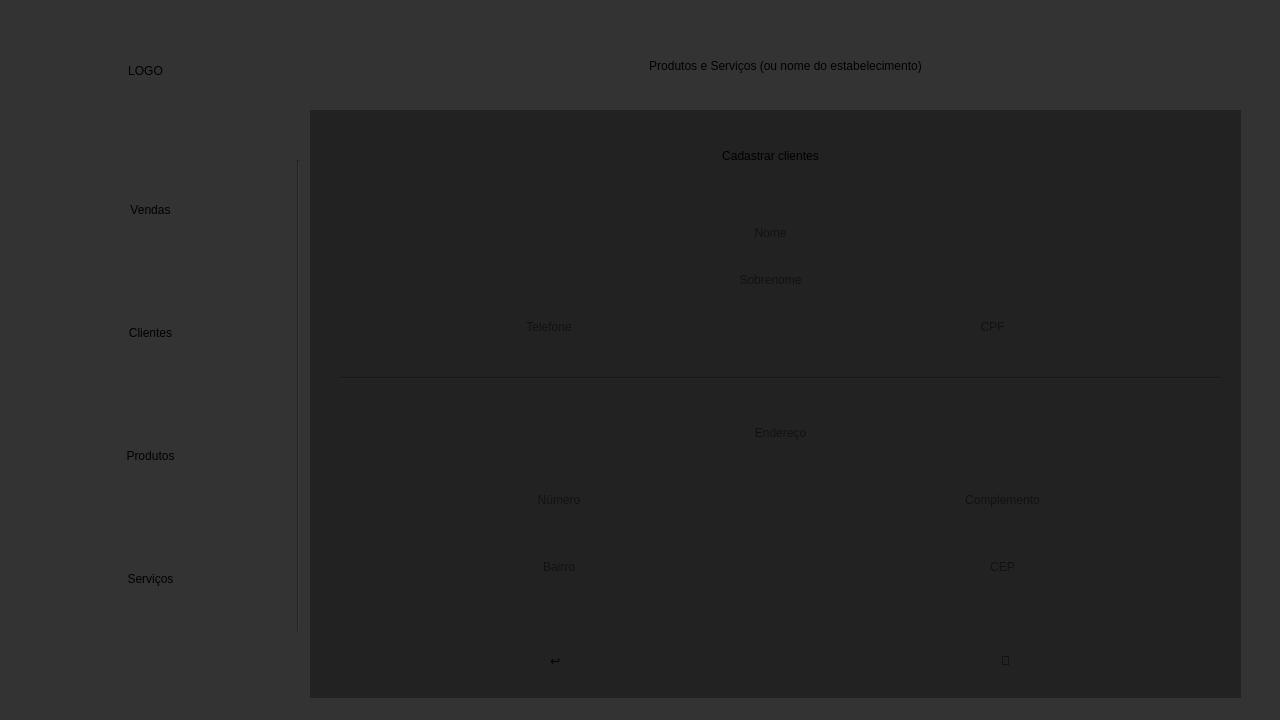
<?xml version="1.0" encoding="UTF-8"?>
<ui version="4.0">
 <class>MainWindow</class>
 <widget class="QMainWindow" name="MainWindow">
  <property name="geometry">
   <rect>
    <x>0</x>
    <y>0</y>
    <width>1280</width>
    <height>720</height>
   </rect>
  </property>
  <property name="minimumSize">
   <size>
    <width>1280</width>
    <height>720</height>
   </size>
  </property>
  <property name="maximumSize">
   <size>
    <width>1920</width>
    <height>1080</height>
   </size>
  </property>
  <property name="windowTitle">
   <string>Produtos e Serviços</string>
  </property>
  <property name="styleSheet">
   <string notr="true">background-color: rgb(51, 51, 51);</string>
  </property>
  <widget class="QWidget" name="centralwidget">
   <widget class="QWidget" name="verticalLayoutWidget">
    <property name="geometry">
     <rect>
      <x>40</x>
      <y>130</y>
      <width>221</width>
      <height>531</height>
     </rect>
    </property>
    <layout class="QVBoxLayout" name="verticalLayout">
     <item>
      <widget class="QPushButton" name="pushButton">
       <property name="styleSheet">
        <string notr="true">background-color:&quot;Goldenrod&quot;;
font: 30pt &quot;Arial&quot;;
height: 75px;
border-radius: 10px;</string>
       </property>
       <property name="text">
        <string>Vendas</string>
       </property>
      </widget>
     </item>
     <item>
      <widget class="QPushButton" name="pushButton_2">
       <property name="styleSheet">
        <string notr="true">background-color:&quot;Goldenrod&quot;;
font: 30pt &quot;Arial&quot;;
height: 75px;
border-radius: 10px;</string>
       </property>
       <property name="text">
        <string>Clientes</string>
       </property>
      </widget>
     </item>
     <item>
      <widget class="QPushButton" name="pushButton_3">
       <property name="styleSheet">
        <string notr="true">background-color:&quot;Goldenrod&quot;;
font: 30pt &quot;Arial&quot;;
height: 75px;
border-radius: 10px;</string>
       </property>
       <property name="text">
        <string>Produtos</string>
       </property>
      </widget>
     </item>
     <item>
      <widget class="QPushButton" name="pushButton_4">
       <property name="styleSheet">
        <string notr="true">background-color:&quot;Goldenrod&quot;;
font: 30pt &quot;Arial&quot;;
height: 75px;
border-radius: 10px;</string>
       </property>
       <property name="text">
        <string>Serviços</string>
       </property>
      </widget>
     </item>
    </layout>
   </widget>
   <widget class="Line" name="line">
    <property name="geometry">
     <rect>
      <x>273</x>
      <y>160</y>
      <width>51</width>
      <height>471</height>
     </rect>
    </property>
    <property name="styleSheet">
     <string notr="true">
color: rgb(255, 255, 255);</string>
    </property>
    <property name="orientation">
     <enum>Qt::Vertical</enum>
    </property>
   </widget>
   <widget class="QLabel" name="label">
    <property name="geometry">
     <rect>
      <x>40</x>
      <y>30</y>
      <width>211</width>
      <height>81</height>
     </rect>
    </property>
    <property name="styleSheet">
     <string notr="true">background-color: &quot;Goldenrod&quot;;
color: rgb(0, 0, 0);
font: 28pt &quot;MS Shell Dlg 2&quot;;
Border-radius: 20px;</string>
    </property>
    <property name="text">
     <string>LOGO</string>
    </property>
    <property name="alignment">
     <set>Qt::AlignCenter</set>
    </property>
   </widget>
   <widget class="QLabel" name="label_2">
    <property name="geometry">
     <rect>
      <x>340</x>
      <y>20</y>
      <width>891</width>
      <height>91</height>
     </rect>
    </property>
    <property name="styleSheet">
     <string notr="true">color:&quot;Goldenrod&quot;;
font: 28pt &quot;MS Shell Dlg 2&quot;;
Border-radius: 20px;</string>
    </property>
    <property name="text">
     <string>Produtos e Serviços (ou nome do estabelecimento)</string>
    </property>
    <property name="alignment">
     <set>Qt::AlignCenter</set>
    </property>
   </widget>
   <widget class="QStackedWidget" name="hud">
    <property name="geometry">
     <rect>
      <x>310</x>
      <y>110</y>
      <width>931</width>
      <height>601</height>
     </rect>
    </property>
    <property name="styleSheet">
     <string notr="true">background-color:#222;
</string>
    </property>
    <property name="currentIndex">
     <number>2</number>
    </property>
    <widget class="QWidget" name="page">
     <widget class="QLineEdit" name="lineEdit">
      <property name="geometry">
       <rect>
        <x>30</x>
        <y>20</y>
        <width>371</width>
        <height>51</height>
       </rect>
      </property>
      <property name="styleSheet">
       <string notr="true">background-color:&quot;Silver&quot;;
font: 20pt &quot;Arial&quot;;
border-radius: 10px;</string>
      </property>
      <property name="text">
       <string/>
      </property>
      <property name="alignment">
       <set>Qt::AlignCenter</set>
      </property>
      <property name="placeholderText">
       <string>Procurar Cliente</string>
      </property>
     </widget>
     <widget class="QWidget" name="verticalLayoutWidget_2">
      <property name="geometry">
       <rect>
        <x>30</x>
        <y>80</y>
        <width>371</width>
        <height>471</height>
       </rect>
      </property>
      <layout class="QVBoxLayout" name="verticalLayout_2">
       <item>
        <widget class="QLabel" name="label_3">
         <property name="styleSheet">
          <string notr="true">background-color:&quot;Goldenrod&quot;;
font: 10pt &quot;Arial&quot;;
height: 30px;
border-radius: 10px;</string>
         </property>
         <property name="text">
          <string>Serviços</string>
         </property>
         <property name="alignment">
          <set>Qt::AlignCenter</set>
         </property>
        </widget>
       </item>
       <item>
        <widget class="QTableWidget" name="tableWidget">
         <property name="styleSheet">
          <string notr="true">background-color:#555;
Broder-radius:0px;</string>
         </property>
         <property name="verticalScrollBarPolicy">
          <enum>Qt::ScrollBarAsNeeded</enum>
         </property>
         <attribute name="horizontalHeaderCascadingSectionResizes">
          <bool>false</bool>
         </attribute>
         <attribute name="horizontalHeaderDefaultSectionSize">
          <number>60</number>
         </attribute>
         <attribute name="horizontalHeaderStretchLastSection">
          <bool>true</bool>
         </attribute>
         <attribute name="verticalHeaderCascadingSectionResizes">
          <bool>false</bool>
         </attribute>
         <attribute name="verticalHeaderShowSortIndicator" stdset="0">
          <bool>false</bool>
         </attribute>
         <attribute name="verticalHeaderStretchLastSection">
          <bool>false</bool>
         </attribute>
         <column>
          <property name="text">
           <string>ID</string>
          </property>
          <property name="textAlignment">
           <set>AlignCenter</set>
          </property>
         </column>
         <column>
          <property name="text">
           <string>Serviço</string>
          </property>
          <property name="textAlignment">
           <set>AlignCenter</set>
          </property>
         </column>
        </widget>
       </item>
       <item>
        <widget class="QLabel" name="label_7">
         <property name="styleSheet">
          <string notr="true">background-color:&quot;Goldenrod&quot;;
font: 10pt &quot;Arial&quot;;
height: 30px;
border-radius: 10px;</string>
         </property>
         <property name="text">
          <string>Produtos</string>
         </property>
         <property name="alignment">
          <set>Qt::AlignCenter</set>
         </property>
        </widget>
       </item>
       <item>
        <widget class="QTableWidget" name="tableWidget_2">
         <property name="styleSheet">
          <string notr="true">background-color:#555;</string>
         </property>
         <attribute name="horizontalHeaderDefaultSectionSize">
          <number>60</number>
         </attribute>
         <attribute name="horizontalHeaderStretchLastSection">
          <bool>true</bool>
         </attribute>
         <column>
          <property name="text">
           <string>ID</string>
          </property>
         </column>
         <column>
          <property name="text">
           <string>Produto</string>
          </property>
         </column>
        </widget>
       </item>
      </layout>
     </widget>
     <widget class="QPushButton" name="pushButton_5">
      <property name="geometry">
       <rect>
        <x>430</x>
        <y>110</y>
        <width>111</width>
        <height>61</height>
       </rect>
      </property>
      <property name="font">
       <font>
        <family>Arial</family>
        <pointsize>18</pointsize>
        <weight>50</weight>
        <italic>false</italic>
        <bold>false</bold>
       </font>
      </property>
      <property name="styleSheet">
       <string notr="true">background-color:&quot;Goldenrod&quot;;
font: 18pt &quot;Arial&quot;;
height: 75px;
border-radius: 10px;</string>
      </property>
      <property name="text">
       <string>Adcionar</string>
      </property>
     </widget>
     <widget class="QSpinBox" name="spinBox">
      <property name="geometry">
       <rect>
        <x>430</x>
        <y>200</y>
        <width>111</width>
        <height>41</height>
       </rect>
      </property>
      <property name="styleSheet">
       <string notr="true">font: 30pt &quot;Arial&quot;;
background-color: #ccc;
Border-radius: 10px;</string>
      </property>
      <property name="alignment">
       <set>Qt::AlignCenter</set>
      </property>
     </widget>
     <widget class="QWidget" name="verticalLayoutWidget_3">
      <property name="geometry">
       <rect>
        <x>570</x>
        <y>70</y>
        <width>341</width>
        <height>451</height>
       </rect>
      </property>
      <layout class="QVBoxLayout" name="verticalLayout_3">
       <item>
        <widget class="QLabel" name="label_8">
         <property name="styleSheet">
          <string notr="true">background-color:&quot;Goldenrod&quot;;
font: 10pt &quot;Arial&quot;;
height: 30px;
border-radius: 10px;</string>
         </property>
         <property name="text">
          <string>Serviços</string>
         </property>
         <property name="alignment">
          <set>Qt::AlignCenter</set>
         </property>
        </widget>
       </item>
       <item>
        <widget class="QTableWidget" name="tableWidget_4">
         <property name="styleSheet">
          <string notr="true">background-color:#555;</string>
         </property>
         <property name="verticalScrollBarPolicy">
          <enum>Qt::ScrollBarAsNeeded</enum>
         </property>
         <attribute name="horizontalHeaderCascadingSectionResizes">
          <bool>false</bool>
         </attribute>
         <attribute name="horizontalHeaderDefaultSectionSize">
          <number>60</number>
         </attribute>
         <attribute name="horizontalHeaderStretchLastSection">
          <bool>true</bool>
         </attribute>
         <attribute name="verticalHeaderCascadingSectionResizes">
          <bool>false</bool>
         </attribute>
         <attribute name="verticalHeaderShowSortIndicator" stdset="0">
          <bool>false</bool>
         </attribute>
         <attribute name="verticalHeaderStretchLastSection">
          <bool>false</bool>
         </attribute>
         <column>
          <property name="text">
           <string>ID</string>
          </property>
          <property name="textAlignment">
           <set>AlignCenter</set>
          </property>
         </column>
         <column>
          <property name="text">
           <string>Qtd</string>
          </property>
         </column>
         <column>
          <property name="text">
           <string>Serviço</string>
          </property>
          <property name="textAlignment">
           <set>AlignCenter</set>
          </property>
         </column>
        </widget>
       </item>
       <item>
        <widget class="QLabel" name="label_9">
         <property name="styleSheet">
          <string notr="true">background-color:&quot;Goldenrod&quot;;
font: 10pt &quot;Arial&quot;;
height: 30px;
border-radius: 10px;</string>
         </property>
         <property name="text">
          <string>Produtos</string>
         </property>
         <property name="alignment">
          <set>Qt::AlignCenter</set>
         </property>
        </widget>
       </item>
       <item>
        <widget class="QTableWidget" name="tableWidget_3">
         <property name="styleSheet">
          <string notr="true">background-color:#555;</string>
         </property>
         <attribute name="horizontalHeaderDefaultSectionSize">
          <number>60</number>
         </attribute>
         <attribute name="horizontalHeaderStretchLastSection">
          <bool>true</bool>
         </attribute>
         <column>
          <property name="text">
           <string>ID</string>
          </property>
         </column>
         <column>
          <property name="text">
           <string>Qtd</string>
          </property>
         </column>
         <column>
          <property name="text">
           <string>Produto</string>
          </property>
         </column>
        </widget>
       </item>
      </layout>
     </widget>
     <widget class="QPushButton" name="pushButton_6">
      <property name="geometry">
       <rect>
        <x>430</x>
        <y>270</y>
        <width>111</width>
        <height>61</height>
       </rect>
      </property>
      <property name="font">
       <font>
        <family>Arial</family>
        <pointsize>18</pointsize>
        <weight>50</weight>
        <italic>false</italic>
        <bold>false</bold>
       </font>
      </property>
      <property name="styleSheet">
       <string notr="true">background-color:&quot;Goldenrod&quot;;
font: 18pt &quot;Arial&quot;;
height: 75px;
border-radius: 10px;</string>
      </property>
      <property name="text">
       <string>Remover</string>
      </property>
     </widget>
     <widget class="QPushButton" name="pushButton_7">
      <property name="geometry">
       <rect>
        <x>420</x>
        <y>420</y>
        <width>131</width>
        <height>81</height>
       </rect>
      </property>
      <property name="font">
       <font>
        <family>Arial</family>
        <pointsize>20</pointsize>
        <weight>50</weight>
        <italic>false</italic>
        <bold>false</bold>
       </font>
      </property>
      <property name="styleSheet">
       <string notr="true">background-color:&quot;Goldenrod&quot;;
font: 20pt &quot;Arial&quot;;
height: 75px;
border-radius: 10px;</string>
      </property>
      <property name="text">
       <string>Finalizar
Compra</string>
      </property>
     </widget>
     <widget class="QLineEdit" name="lineEdit_2">
      <property name="geometry">
       <rect>
        <x>570</x>
        <y>20</y>
        <width>341</width>
        <height>41</height>
       </rect>
      </property>
      <property name="styleSheet">
       <string notr="true">background-color:&quot;Goldenrod&quot;;
font: 20pt &quot;Arial&quot;;
border-radius: 10px;</string>
      </property>
      <property name="text">
       <string>Carrinho</string>
      </property>
      <property name="alignment">
       <set>Qt::AlignCenter</set>
      </property>
      <property name="placeholderText">
       <string>Procurar Cliente</string>
      </property>
     </widget>
     <widget class="QWidget" name="horizontalLayoutWidget">
      <property name="geometry">
       <rect>
        <x>570</x>
        <y>530</y>
        <width>341</width>
        <height>51</height>
       </rect>
      </property>
      <layout class="QHBoxLayout" name="horizontalLayout">
       <item>
        <widget class="QLabel" name="label_10">
         <property name="styleSheet">
          <string notr="true">background-color:&quot;Goldenrod&quot;;
font: 18pt &quot;Arial&quot;;
height: 75px;
border-radius: 10px;</string>
         </property>
         <property name="text">
          <string>Total</string>
         </property>
         <property name="alignment">
          <set>Qt::AlignCenter</set>
         </property>
        </widget>
       </item>
       <item>
        <widget class="QLabel" name="label_11">
         <property name="styleSheet">
          <string notr="true">background-color:&quot;Silver&quot;;
font: 20pt &quot;Arial&quot;;
border-radius: 10px;</string>
         </property>
         <property name="text">
          <string>R$ 00,00</string>
         </property>
         <property name="alignment">
          <set>Qt::AlignCenter</set>
         </property>
        </widget>
       </item>
      </layout>
     </widget>
    </widget>
    <widget class="QWidget" name="page_2">
     <widget class="QTableWidget" name="tableWidget_5">
      <property name="geometry">
       <rect>
        <x>30</x>
        <y>80</y>
        <width>871</width>
        <height>411</height>
       </rect>
      </property>
      <attribute name="horizontalHeaderDefaultSectionSize">
       <number>210</number>
      </attribute>
      <column>
       <property name="text">
        <string>ID</string>
       </property>
      </column>
      <column>
       <property name="text">
        <string>Nome</string>
       </property>
      </column>
      <column>
       <property name="text">
        <string>Sobrenome</string>
       </property>
      </column>
      <column>
       <property name="text">
        <string>Telefone</string>
       </property>
      </column>
     </widget>
     <widget class="QPushButton" name="pushButton_9">
      <property name="geometry">
       <rect>
        <x>160</x>
        <y>510</y>
        <width>181</width>
        <height>61</height>
       </rect>
      </property>
      <property name="styleSheet">
       <string notr="true">background-color:&quot;Goldenrod&quot;;
font: 30pt &quot;Arial&quot;;
height: 75px;
border-radius: 10px;</string>
      </property>
      <property name="text">
       <string>🖨️</string>
      </property>
     </widget>
     <widget class="QPushButton" name="pushButton_10">
      <property name="geometry">
       <rect>
        <x>640</x>
        <y>510</y>
        <width>181</width>
        <height>61</height>
       </rect>
      </property>
      <property name="styleSheet">
       <string notr="true">background-color:&quot;Goldenrod&quot;;
font: 15pt &quot;Arial&quot;;
height: 75px;
border-radius: 10px;</string>
      </property>
      <property name="text">
       <string>Cadastrar Cliente</string>
      </property>
     </widget>
     <widget class="QLabel" name="label_4">
      <property name="geometry">
       <rect>
        <x>90</x>
        <y>10</y>
        <width>771</width>
        <height>61</height>
       </rect>
      </property>
      <property name="styleSheet">
       <string notr="true">background-color:&quot;Goldenrod&quot;;
font: 30pt &quot;Arial&quot;;
height: 75px;
border-radius: 10px;</string>
      </property>
      <property name="text">
       <string>Clientes Cadastrados</string>
      </property>
      <property name="alignment">
       <set>Qt::AlignCenter</set>
      </property>
     </widget>
    </widget>
    <widget class="QWidget" name="page_5">
     <widget class="QLabel" name="label_12">
      <property name="geometry">
       <rect>
        <x>10</x>
        <y>10</y>
        <width>901</width>
        <height>71</height>
       </rect>
      </property>
      <property name="styleSheet">
       <string notr="true">background-color:&quot;Goldenrod&quot;;
font: 30pt &quot;Arial&quot;;
height: 75px;
border-radius: 10px;</string>
      </property>
      <property name="text">
       <string>Cadastrar clientes</string>
      </property>
      <property name="alignment">
       <set>Qt::AlignCenter</set>
      </property>
     </widget>
     <widget class="Line" name="line_2">
      <property name="geometry">
       <rect>
        <x>30</x>
        <y>260</y>
        <width>881</width>
        <height>16</height>
       </rect>
      </property>
      <property name="orientation">
       <enum>Qt::Horizontal</enum>
      </property>
     </widget>
     <widget class="QWidget" name="gridLayoutWidget">
      <property name="geometry">
       <rect>
        <x>20</x>
        <y>90</y>
        <width>881</width>
        <height>161</height>
       </rect>
      </property>
      <layout class="QGridLayout" name="gridLayout">
       <item row="2" column="0">
        <widget class="QLineEdit" name="lineEdit_6">
         <property name="styleSheet">
          <string notr="true">background-color:&quot;Silver&quot;;
font: 20pt &quot;Arial&quot;;
border-radius: 10px;</string>
         </property>
         <property name="text">
          <string/>
         </property>
         <property name="alignment">
          <set>Qt::AlignCenter</set>
         </property>
         <property name="placeholderText">
          <string>Telefone</string>
         </property>
        </widget>
       </item>
       <item row="2" column="1">
        <widget class="QLineEdit" name="lineEdit_5">
         <property name="styleSheet">
          <string notr="true">background-color:&quot;Silver&quot;;
font: 20pt &quot;Arial&quot;;
border-radius: 10px;</string>
         </property>
         <property name="text">
          <string/>
         </property>
         <property name="alignment">
          <set>Qt::AlignCenter</set>
         </property>
         <property name="placeholderText">
          <string>CPF</string>
         </property>
        </widget>
       </item>
       <item row="1" column="0" colspan="2">
        <widget class="QLineEdit" name="lineEdit_4">
         <property name="styleSheet">
          <string notr="true">background-color:&quot;Silver&quot;;
font: 20pt &quot;Arial&quot;;
border-radius: 10px;</string>
         </property>
         <property name="text">
          <string/>
         </property>
         <property name="alignment">
          <set>Qt::AlignCenter</set>
         </property>
         <property name="placeholderText">
          <string>Sobrenome</string>
         </property>
        </widget>
       </item>
       <item row="0" column="0" colspan="2">
        <widget class="QLineEdit" name="lineEdit_3">
         <property name="styleSheet">
          <string notr="true">background-color:&quot;Silver&quot;;
font: 20pt &quot;Arial&quot;;
border-radius: 10px;</string>
         </property>
         <property name="text">
          <string/>
         </property>
         <property name="alignment">
          <set>Qt::AlignCenter</set>
         </property>
         <property name="placeholderText">
          <string>Nome</string>
         </property>
        </widget>
       </item>
      </layout>
     </widget>
     <widget class="QWidget" name="gridLayoutWidget_2">
      <property name="geometry">
       <rect>
        <x>30</x>
        <y>270</y>
        <width>881</width>
        <height>241</height>
       </rect>
      </property>
      <layout class="QGridLayout" name="gridLayout_2">
       <item row="3" column="1">
        <widget class="QLineEdit" name="lineEdit_9">
         <property name="styleSheet">
          <string notr="true">background-color:&quot;Silver&quot;;
font: 20pt &quot;Arial&quot;;
border-radius: 10px;</string>
         </property>
         <property name="text">
          <string/>
         </property>
         <property name="alignment">
          <set>Qt::AlignCenter</set>
         </property>
         <property name="placeholderText">
          <string>Complemento</string>
         </property>
        </widget>
       </item>
       <item row="4" column="1">
        <widget class="QLineEdit" name="lineEdit_11">
         <property name="styleSheet">
          <string notr="true">background-color:&quot;Silver&quot;;
font: 20pt &quot;Arial&quot;;
border-radius: 10px;</string>
         </property>
         <property name="text">
          <string/>
         </property>
         <property name="alignment">
          <set>Qt::AlignCenter</set>
         </property>
         <property name="placeholderText">
          <string>CEP</string>
         </property>
        </widget>
       </item>
       <item row="4" column="0">
        <widget class="QLineEdit" name="lineEdit_10">
         <property name="styleSheet">
          <string notr="true">background-color:&quot;Silver&quot;;
font: 20pt &quot;Arial&quot;;
border-radius: 10px;</string>
         </property>
         <property name="text">
          <string/>
         </property>
         <property name="alignment">
          <set>Qt::AlignCenter</set>
         </property>
         <property name="placeholderText">
          <string>Bairro</string>
         </property>
        </widget>
       </item>
       <item row="3" column="0">
        <widget class="QLineEdit" name="lineEdit_8">
         <property name="styleSheet">
          <string notr="true">background-color:&quot;Silver&quot;;
font: 20pt &quot;Arial&quot;;
border-radius: 10px;</string>
         </property>
         <property name="text">
          <string/>
         </property>
         <property name="alignment">
          <set>Qt::AlignCenter</set>
         </property>
         <property name="placeholderText">
          <string>Número</string>
         </property>
        </widget>
       </item>
       <item row="0" column="0" colspan="2">
        <widget class="QLineEdit" name="lineEdit_7">
         <property name="styleSheet">
          <string notr="true">background-color:&quot;Silver&quot;;
font: 20pt &quot;Arial&quot;;
border-radius: 10px;</string>
         </property>
         <property name="text">
          <string/>
         </property>
         <property name="alignment">
          <set>Qt::AlignCenter</set>
         </property>
         <property name="placeholderText">
          <string>Endereço</string>
         </property>
        </widget>
       </item>
      </layout>
     </widget>
     <widget class="QPushButton" name="pushButton_8">
      <property name="geometry">
       <rect>
        <x>170</x>
        <y>520</y>
        <width>151</width>
        <height>61</height>
       </rect>
      </property>
      <property name="styleSheet">
       <string notr="true">background-color:&quot;Goldenrod&quot;;
font: 70pt &quot;Arial&quot;;
height: 75px;
border-radius: 10px;</string>
      </property>
      <property name="text">
       <string>↩️</string>
      </property>
     </widget>
     <widget class="QPushButton" name="pushButton_11">
      <property name="geometry">
       <rect>
        <x>620</x>
        <y>520</y>
        <width>151</width>
        <height>61</height>
       </rect>
      </property>
      <property name="styleSheet">
       <string notr="true">background-color:&quot;Goldenrod&quot;;
font: 30pt &quot;Arial&quot;;
height: 75px;
border-radius: 10px;</string>
      </property>
      <property name="text">
       <string>💾</string>
      </property>
     </widget>
    </widget>
    <widget class="QWidget" name="page_3">
     <widget class="QLabel" name="label_5">
      <property name="geometry">
       <rect>
        <x>50</x>
        <y>40</y>
        <width>251</width>
        <height>61</height>
       </rect>
      </property>
      <property name="styleSheet">
       <string notr="true">background-color:&quot;Goldenrod&quot;;
font: 30pt &quot;Arial&quot;;
height: 75px;
border-radius: 10px;</string>
      </property>
      <property name="text">
       <string>Produtos</string>
      </property>
     </widget>
    </widget>
    <widget class="QWidget" name="page_4">
     <widget class="QLabel" name="label_6">
      <property name="geometry">
       <rect>
        <x>70</x>
        <y>70</y>
        <width>251</width>
        <height>61</height>
       </rect>
      </property>
      <property name="styleSheet">
       <string notr="true">background-color:&quot;Goldenrod&quot;;
font: 30pt &quot;Arial&quot;;
height: 75px;
border-radius: 10px;</string>
      </property>
      <property name="text">
       <string>Serviços</string>
      </property>
     </widget>
    </widget>
   </widget>
  </widget>
  <widget class="QStatusBar" name="statusbar"/>
 </widget>
 <resources/>
 <connections/>
</ui>
